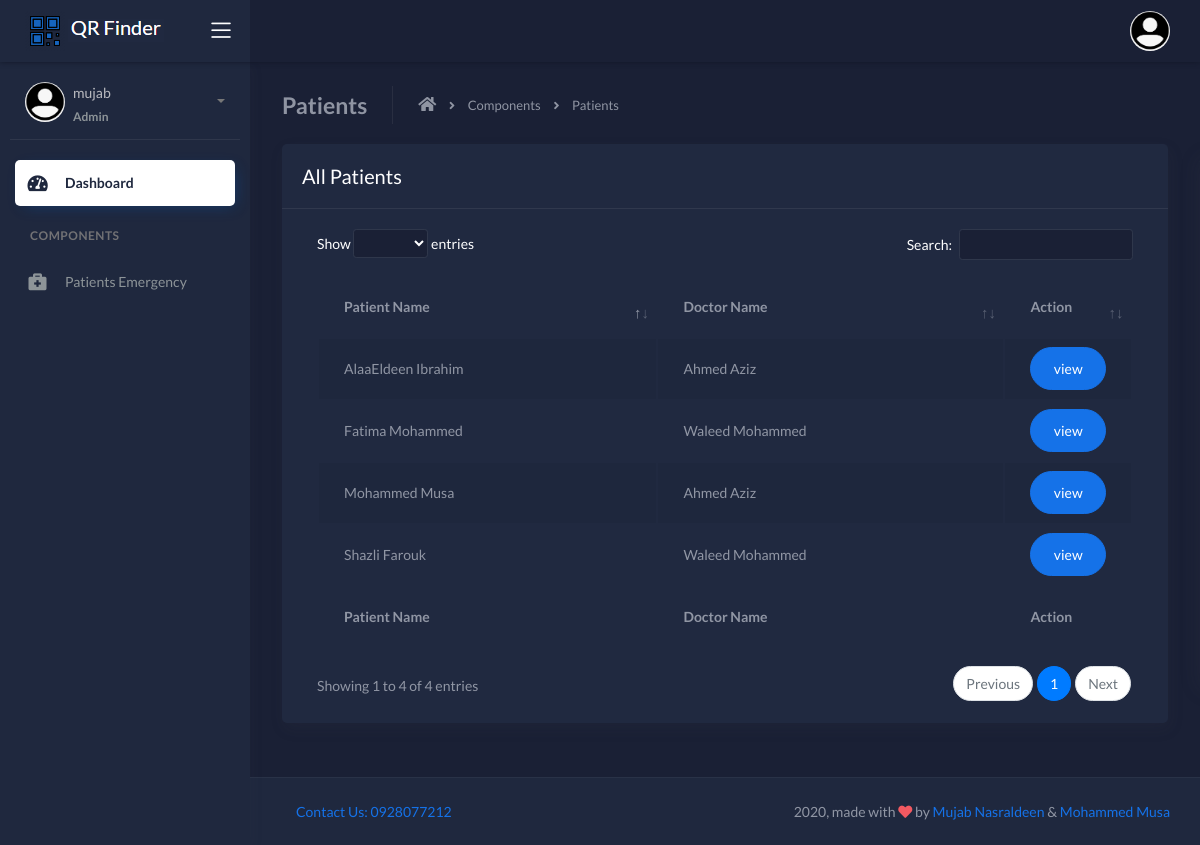
The app's page /showemergency/ (signed in) with its own data.
### core/models.py (models this page shows, shortened)
class MedicalRecord(models.Model):
    patient = models.OneToOneField(Patient,null=True, blank=True, on_delete=models.CASCADE)
    doctor  = models.ForeignKey(Doctor, null=True, blank=True,on_delete=models.CASCADE)
    report  = models.TextField(null=True, blank=True)

class Patient(models.Model):
    GENDER_CHOICES = (
        ('None', 'Select...'),
        ('Male', 'Male'),
        ('Female', 'Female'),
    )
    user           = models.OneToOneField(User,null=True, blank=True, on_delete=models.CASCADE)
    picture        = models.ImageField(default="profiled.png", null=True, blank=True)
    firstname      = models.CharField(max_length=100)
    lastname       = models.CharField(max_length=100)
    gender         = models.CharField(max_length=10, choices=GENDER_CHOICES)
    birthday       = models.DateField(null=True, blank=True)
    city           = models.CharField(max_length=20)
    address        = models.CharField(max_length=100)
    personal_phone = models.CharField(max_length=15, blank=False)
    relative_phone = models.CharField(max_length=15, blank=False)
    hospital       = models.ForeignKey(Hospital, null=True, blank=True, on_delete=models.CASCADE)
    doctor         = models.ForeignKey(Doctor, null=True, blank=True, on_delete=models.CASCADE)
    def __str__(self):
        return self.firstname + " " + self.lastname

class Doctor(models.Model):
    GENDER_CHOICES = (
        ('None', 'Select...'),
        ('Male', 'Male'),
        ('Female', 'Female'),
    )
    SPE_CHOICES = (
        ('None', 'Select...'),
        ('Medicine', 'Medicine'),
        ('Pediatric', 'Pediatric'),
        ('Obstetrics and Gynecolgy', 'Obstetrics and Gynecolgy'),
        ('Surgery', 'Surgery'),
        ('Ophthalmology', 'Ophthalmology'),
        ('Orthopedic', 'Orthopedic'),
        ('ENT "Ear ,Nose Throat"', 'ENT "Ear ,Nose Throat"'),
        ('Dermatology', 'Dermatology'),
    )
    user       = models.OneToOneField(User,null=True, blank=True, on_delete=models.CASCADE)
    picture    = models.ImageField(default="profiled.png", null=True, blank=True)
    firstname  = models.CharField(max_length=100)
    lastname   = models.CharField(max_length=100)
    gender     = models.CharField(max_length=10, choices=GENDER_CHOICES)
    speciality = models.CharField(max_length=100, blank=True, choices=SPE_CHOICES)
    phone      = models.CharField(max_length=15)
    workplace  = models.ForeignKey(Hospital, null=True, blank=True, on_delete=models.CASCADE)
    def __str__(self):
        return self.firstname + " " + self.lastname

### core/decorators.py (the view)
	def wrapper_function(request, *args, **kwargs):
		group = None
		if request.user.groups.exists():
			group = request.user.groups.all()[0].name
		if group == 'patient':
			return redirect('home')
		if group == 'doctor':
			return redirect('home')
		if group == 'admin':
			return view_func(request, *args, **kwargs)

### core/views.py (called while the page is built)
@login_required(login_url='login')
@admin_only
def showEmergency(request):
    patients  = MedicalRecord.objects.all()
    context = {'patients':patients}
    return render(request, 'show_emrg.html', context)

### templates/show_emrg.html
{%  extends 'base.html' %}
{% load static %}
{% block content %}
<div class="page-header">
    <h4 class="page-title">Patients</h4>
    <ul class="breadcrumbs">
        <li class="nav-home">
            <a href="#">
                <i class="fas fa-home"></i>
            </a>
        </li>
        <li class="separator">
            <i class="fas fa-angle-right"></i>
        </li>
        <li class="nav-item">
            <a href="#">Components</a>
        </li>
        <li class="separator">
            <i class="fas fa-angle-right"></i>
        </li>
        <li class="nav-item">
            <a href="#">Patients</a>
        </li>
    </ul>
</div>
<div class="row">
    <div class="col-md-12">
        <div class="card">
            <div class="card-header">
                <div class="d-flex align-items-center">
                    <h4 class="card-title">All Patients</h4>
                </div>
            </div>
            <div class="card-body">
                <div class="table-responsive">
                    <table id="add-row" class="display table table-striped table-hover" >
                        <thead>
                            <tr>
                                <th>Patient Name</th>
                                <th>Doctor Name</th>
                                <th style="width: 10%">Action</th>
                            </tr>
                        </thead>
                        <tfoot>
                            <tr>
                                <th>Patient Name</th>
                                <th>Doctor Name</th>
                                <th style="width: 10%">Action</th>
                            </tr>
                        </tfoot>
                        <tbody>
                            {% for pat in patients %}
                            <tr>
                                <td>{{pat.patient}}</td>
                                <td>{{pat.doctor}}</td>
                                <td>
                                    <a class="btn btn-primary btn-round ml-auto" href="{% url 'patientemergency' pat.id %}" role="button">
                                        view
                                    </a>
                                </td>
                            </tr>
                            {% endfor %}
                        </tbody>
                    </table>
                </div>
            </div>
        </div>
    </div>
</div>
{% endblock %}

### templates/header.html (shortened to what this page needs)
{% load static %}
<div class="main-header">
    <div class="logo-header" data-background-color="dark2">
        <a href="#" class="logo">
            <img src="{% static '/img/qr4.png' %}" alt="navbar brand" class="navbar-brand" style="width:40px;height:40px;" style="vertical-align:top">
            <img src="{% static '/img/qrlogo.png' %}" alt="navbar brand" class="navbar-brand">
        </a>
        <div class="nav-toggle">
            <button class="btn btn-toggle toggle-sidebar">
                <i class="icon-menu"></i>
            </button>
        </div>
    </div>
    <nav class="navbar navbar-header navbar-expand-lg" data-background-color="dark">
        <div class="container-fluid">
            <ul class="navbar-nav topbar-nav ml-md-auto align-items-center">
                <li class="nav-item dropdown hidden-caret">
                    {% if request.user.is_authenticated %}
                    {% for group in user.groups.all %}
                    {% if group.name == 'admin' %}
                    <a class="dropdown-toggle profile-pic" data-toggle="dropdown" href="#" aria-expanded="false">
                        <div class="avatar-sm">
                            <img src="{% static '/img/adminprf.png' %}" alt="..." class="avatar-img rounded-circle">
                        </div>
                    </a>
                    {% endif %}
                    {% endfor %}
                </li>
                {% endif %}
            </ul>
        </div>
    </nav>
</div>

### templates/sidebar.html (shortened to what this page needs)
{% load static %}
		<div class="sidebar sidebar-style-2" data-background-color="dark2">
			<div class="sidebar-wrapper scrollbar scrollbar-inner">
				{% if request.user.is_authenticated %}
				{% for group in user.groups.all %}
                {% if group.name == 'admin' %}
				<div class="sidebar-content">
					<div class="user">
						<div class="avatar-sm float-left mr-2">
							<img src="{% static '/img/adminprf.png' %}" alt="..." class="avatar-img rounded-circle">
						</div>
						<div class="info">
							<a data-toggle="collapse" href="#collapseExample" aria-expanded="true">
								<span>
									{{ request.user }}
									<span class="user-level">Admin</span>
									<span class="caret"></span>
								</span>
							</a>
						</div>
					</div>
					<ul class="nav nav-primary">
						<li class="nav-item active">
							<a href="{% url 'home' %}">
								<i class="fas fa-tachometer-alt"></i>
								<p>Dashboard</p>
							</a>
						</li>
						<li class="nav-section">
							<h4 class="text-section">Components</h4>
						</li>
						<li class="nav-item">
							<a href="{% url 'showemergency' %}">
								<i class="fas fa-briefcase-medical"></i>
								<p>Patients Emergency</p>
							</a>
						</li>
					</ul>
				</div>
				{% endif %}
				{% endfor %}
				{% endif %}
			</div>
		</div>

### records on screen
MedicalRecord: patient "Mohammed Musa", doctor "Ahmed Aziz"
MedicalRecord: patient "AlaaEldeen Ibrahim", doctor "Ahmed Aziz"
MedicalRecord: patient "Shazli Farouk", doctor "Waleed Mohammed"
MedicalRecord: patient "Fatima Mohammed", doctor "Waleed Mohammed"

### other values on screen
{{ request.user }} "mujab"
